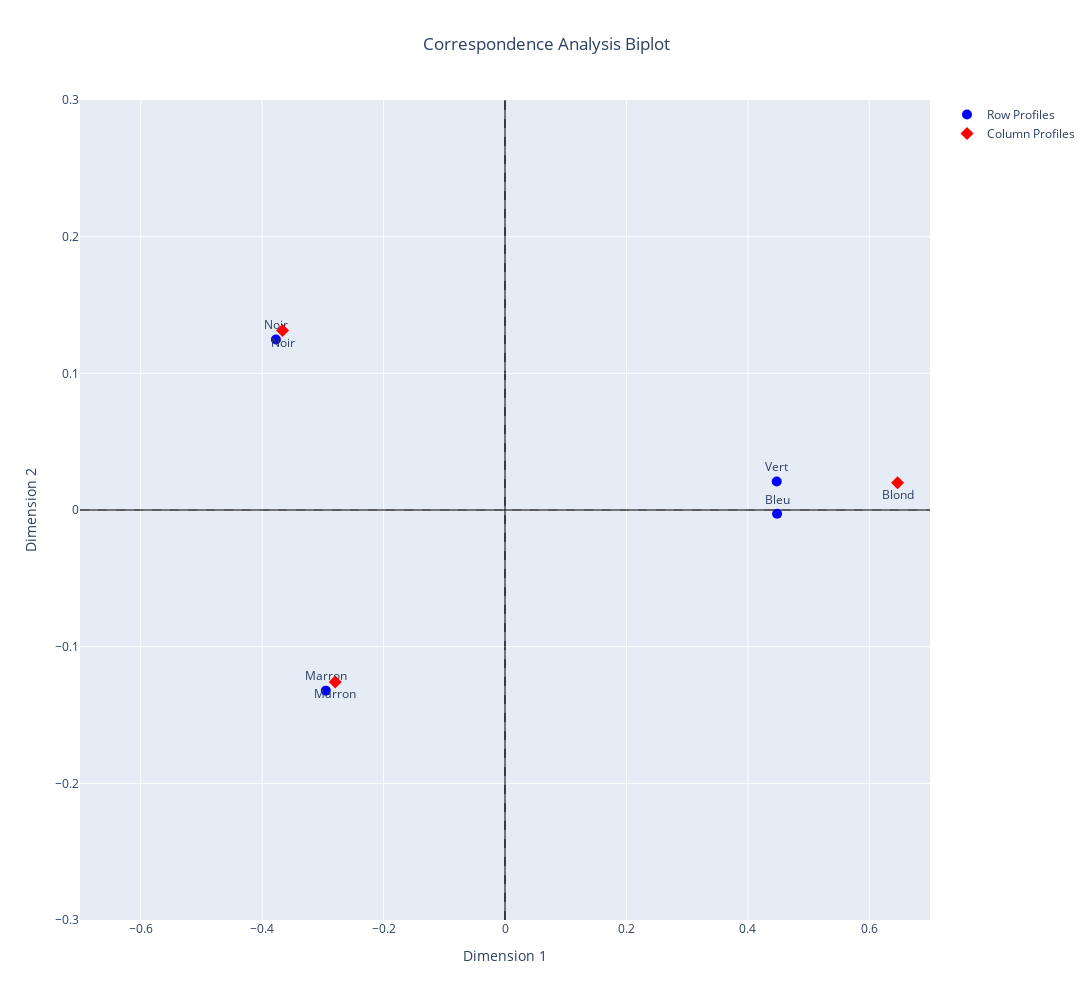
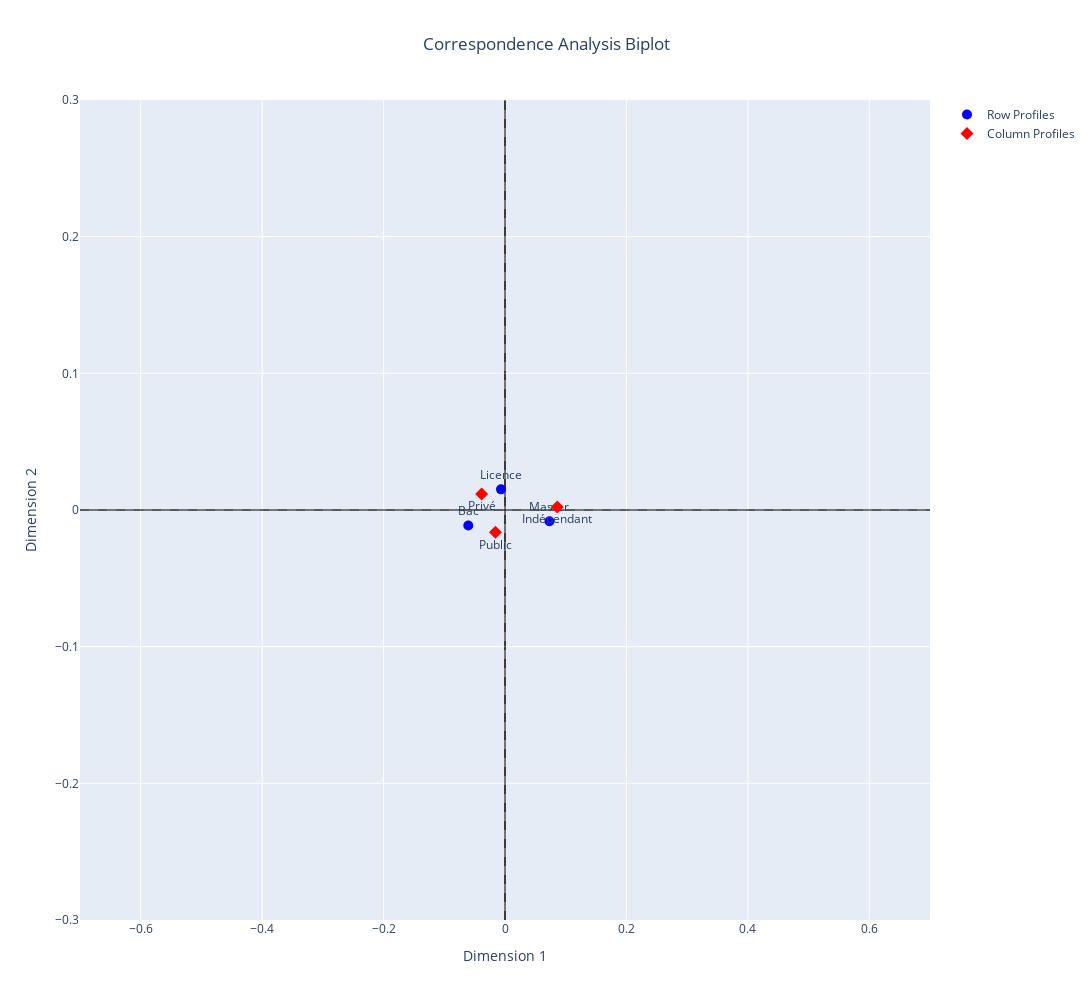

Notebook code cell kept with these figures, in order:
### Code cell
import numpy as np
import pandas as pd
import plotly.graph_objects as go


def correspondence_analysis(excel_path):
    data = pd.read_excel(excel_path,index_col=0)
    print('Original Contingency table:\n',data)

    k = data.values.sum()
    print('\nTotal observations k =',k)

    frequency_table = data/k
    frequency_table['fi.'] = frequency_table.sum(axis=1)
    frequency_table.loc['f.j'] = frequency_table.sum(axis=0)

    print('\nFrequency table:\n',frequency_table.round(4))

    row_prof_tab = frequency_table.iloc[:-1,:-1].div(frequency_table['fi.'][:-1], axis=0).round(4)
    row_prof_tab['fi.'] = frequency_table['fi.'][:-1].round(4)
    print("\nRow profile table:\n",row_prof_tab)

    col_prof_tab = frequency_table.iloc[:-1,:-1].div(frequency_table.loc['f.j'][:-1],axis=1).round(4)
    col_prof_tab.loc['f.j'] = frequency_table.loc['f.j'][:-1].round(4)
    print("\nColumn profile table:\n",col_prof_tab)

    fij = frequency_table.iloc[:-1,:-1].values
    fi = frequency_table['fi.'][:-1].values
    fj = frequency_table.loc['f.j'][:-1].values

    expected = np.outer(fi,fj)
    
    centered =(fij - expected).round(4)

    di = np.diag(1/np.sqrt(fi)).round(3)
    dj = np.diag(1/np.sqrt(fj)).round(3)

    X = (di @ centered @ dj).round(4)
    print("\nX:\n",X)

    S =np.dot(X.T,X).round(4)
    print("\nS:\n",S)

    eigenvalues ,eigenvectors = np.linalg.eig(S)

    idx = np.argsort(eigenvalues)[::-1]
    sorted_eigenvalues = eigenvalues[idx]
    sorted_eigenvectors = eigenvectors[:,idx]

    n_componets=len(sorted_eigenvalues)-1

    print("\nThe eigenvalues:",eigenvalues)
    print("\nThe eigenvectors:\n",eigenvectors)

    print("\nThe sorted eigenvalues:",sorted_eigenvalues[:n_componets])
    print("\nThe sorted eigenvectors:\n",sorted_eigenvectors[:,:n_componets].round(3))


    Cik = np.dot(X , sorted_eigenvectors[:,:n_componets])
    print("\nCik:\n",Cik.round(4))

    Cjk = np.sqrt(sorted_eigenvalues[:n_componets]) * sorted_eigenvectors[:,:n_componets]
    print("\nCjk:\n",Cjk.round(4))

    row_labels = data.index.tolist()
    col_labels = data.columns.tolist()

    fig = go.Figure()

    fig.add_trace(go.Scatter(
        x=Cik[:,0], y=Cik[:,1],
        mode ='markers+text',
        marker= dict(size=10,color = 'blue'),
        text=row_labels,
        textposition='top center',
        name="Row Profiles"
    ))

    fig.add_trace(go.Scatter(
        x=Cjk[:,0],y=Cjk[:,1],
        mode='markers+text',
        marker=dict(size=10,color='red',symbol='diamond'),
        text=col_labels,
        textposition='bottom center',
        name="Column Profiles"
    ))

    fig.add_shape(
        type="line",
        x0=-0.7,y0=0, x1=0.7,y1=0,
        line=dict(color='grey',width=1,dash='dash'),
        layer='below'
    )

    fig.add_shape(
        type="line",
        x0=0,y0=-0.3, x1=0,y1=0.3,
        line=dict(color='black',width=1,dash='dash'),
        layer='below',
    )

    fig.update_layout(
        width=1600,
        height=1000,
        title="Correspondence Analysis Biplot",
        title_x = 0.5,
        xaxis_title="Dimension 1",
        yaxis_title="Dimension 2",
        showlegend=True,
        hovermode='closest',
        xaxis=dict(
            tickmode='array',
            tickvals=np.arange(-0.8, 0.9, 0.2).round(1),
            range=[-0.7, 0.7] ,
            zeroline=True,
            zerolinecolor='black',
            zerolinewidth=1,
        ),
        yaxis=dict(
            range=[-0.3, 0.3] ,
            zeroline=True,
            zerolinecolor='black',
            zerolinewidth=1,
    ))

    fig.show()


correspondence_analysis('yeux_cheveux.xlsx')
print('\n')
correspondence_analysis('niveau_secteur.xlsx')

### Figure 1 — Plotly figure (JSON) as saved in the notebook; plotly's stock layout.template omitted (floating-point values rounded to 4 significant figures)
{"data": [{"marker": {"color": "blue", "size": 10}, "mode": "markers+text", "name": "Row Profiles", "text": ["Vert", "Bleu", "Marron", "Noir"], "textposition": "top center", "type": "scatter", "x": [0.4475, 0.4481, -0.2951, -0.3773], "y": [0.0208, -0.002761, -0.1322, 0.1247]}, {"marker": {"color": "red", "size": 10, "symbol": "diamond"}, "mode": "markers+text", "name": "Column Profiles", "text": ["Blond", "Marron", "Noir"], "textposition": "bottom center", "type": "scatter", "x": [0.6466, -0.2796, -0.3664], "y": [0.02, -0.1259, 0.1313]}], "layout": {"height": 1000, "hovermode": "closest", "shapes": [{"layer": "below", "line": {"color": "grey", "dash": "dash", "width": 1}, "type": "line", "x0": -0.7, "x1": 0.7, "y0": 0, "y1": 0}, {"layer": "below", "line": {"color": "black", "dash": "dash", "width": 1}, "type": "line", "x0": 0, "x1": 0, "y0": -0.3, "y1": 0.3}], "showlegend": true, "title": {"text": "Correspondence Analysis Biplot", "x": 0.5}, "width": 1600, "xaxis": {"range": [-0.7, 0.7], "tickmode": "array", "tickvals": [-0.8, -0.6, -0.4, -0.2, 0, 0.2, 0.4, 0.6, 0.8], "title": {"text": "Dimension 1"}, "zeroline": true, "zerolinecolor": "black", "zerolinewidth": 1}, "yaxis": {"range": [-0.3, 0.3], "title": {"text": "Dimension 2"}, "zeroline": true, "zerolinecolor": "black", "zerolinewidth": 1}}}

### Figure 2 — Plotly figure (JSON) as saved in the notebook; plotly's stock layout.template omitted (floating-point values rounded to 4 significant figures)
{"data": [{"marker": {"color": "blue", "size": 10}, "mode": "markers+text", "name": "Row Profiles", "text": ["Bac", "Licence", "Master"], "textposition": "top center", "type": "scatter", "x": [-0.06046, -0.006582, 0.07322], "y": [-0.01133, 0.01511, -0.008203]}, {"marker": {"color": "red", "size": 10, "symbol": "diamond"}, "mode": "markers+text", "name": "Column Profiles", "text": ["Public", "Privé", "Indépendant"], "textposition": "bottom center", "type": "scatter", "x": [-0.01574, -0.03852, 0.08604], "y": [-0.01629, 0.01167, 0.002247]}], "layout": {"height": 1000, "hovermode": "closest", "shapes": [{"layer": "below", "line": {"color": "grey", "dash": "dash", "width": 1}, "type": "line", "x0": -0.7, "x1": 0.7, "y0": 0, "y1": 0}, {"layer": "below", "line": {"color": "black", "dash": "dash", "width": 1}, "type": "line", "x0": 0, "x1": 0, "y0": -0.3, "y1": 0.3}], "showlegend": true, "title": {"text": "Correspondence Analysis Biplot", "x": 0.5}, "width": 1600, "xaxis": {"range": [-0.7, 0.7], "tickmode": "array", "tickvals": [-0.8, -0.6, -0.4, -0.2, 0, 0.2, 0.4, 0.6, 0.8], "title": {"text": "Dimension 1"}, "zeroline": true, "zerolinecolor": "black", "zerolinewidth": 1}, "yaxis": {"range": [-0.3, 0.3], "title": {"text": "Dimension 2"}, "zeroline": true, "zerolinecolor": "black", "zerolinewidth": 1}}}
